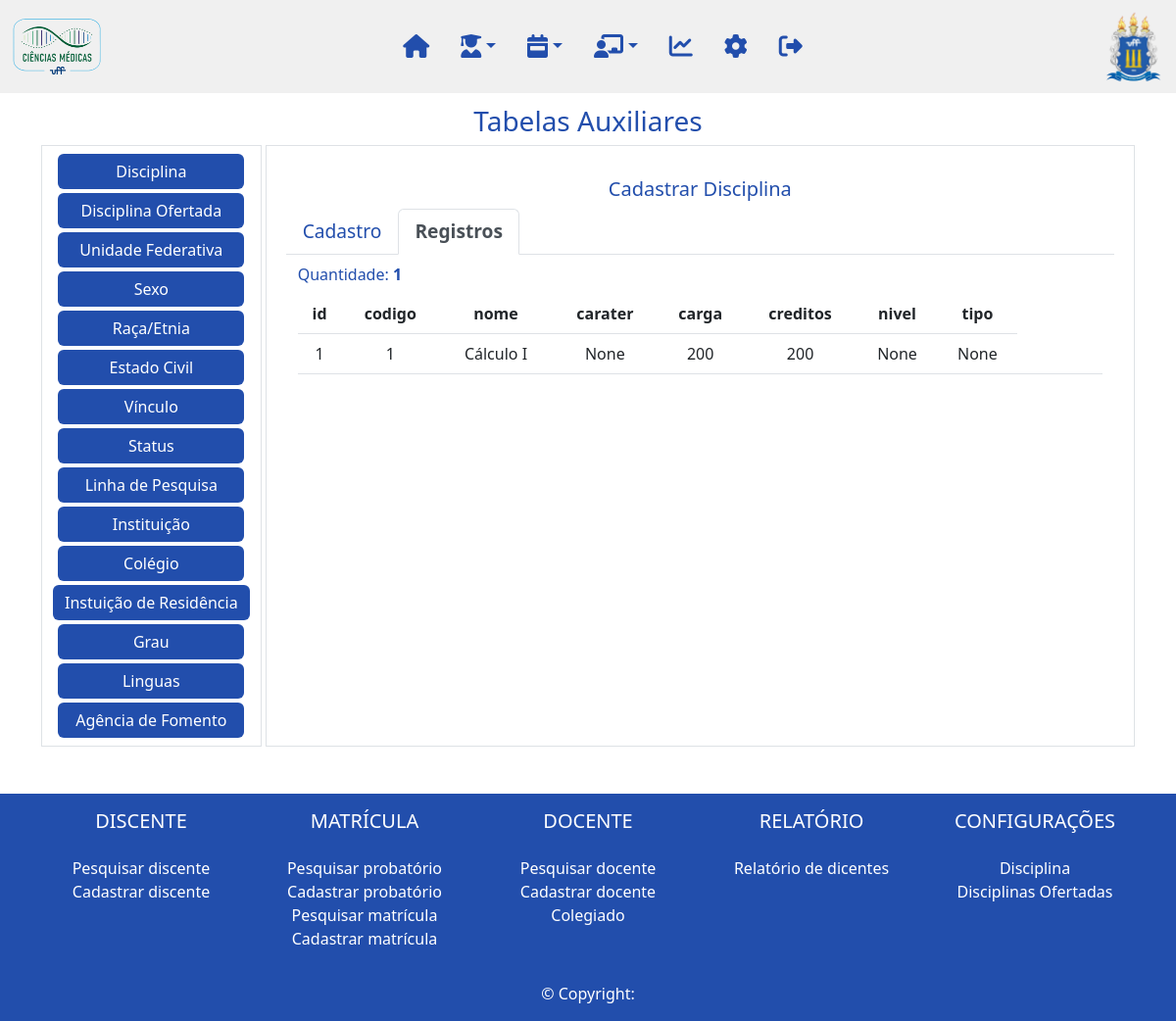
Screenshot of /config/lista_tabelas/ with the database file from the repository.
### disciplina/models.py (models this page shows)
class Disciplina(models.Model):
    codigo = models.CharField(max_length=20)
    nome = models.CharField(max_length=200)
    carater = models.CharField(max_length=200, null=True, blank=True)
    carga = models.IntegerField()
    creditos = models.IntegerField()
    nivel = models.CharField(max_length=100, null=True, blank=True)
    tipo = models.CharField(max_length=100, null=True, blank=True)
    def __str__(self):
        return self.codigo+ ' - ' + self.nome

### config/views.py (the view, shortened to what this page needs)
# urls.py: path('lista_tabelas/', lista_tabelas, name='lista_tabelas'),
def lista_tabelas(request):
    form_disciplina = DisciplinaForm()
    form_disciplina_ofertada = DisciplinaOfertadaForm()
    form_unidade_federativa = UnidadeFederativaForm()
    form_sexo = SexoForm()
    form_estado_civil = EstadoCivilForm()
    form_etnia = EtniaForm()
    form_vinculo = VinculoForm()
    form_status = StatusOptionsForm()
    form_linha_pesquisa = LinhaPesquisaForm()
    form_instituicao = InstituicaoForm()
    form_colegio = ColegioForm()
    form_instituicao_residencia = InstituicaoResidenciaForm()
    form_grau = GrauForm()
    form_linguas = LinguasForm()
    form_agencia_fomento = AgenciaFomentoForm()
    context = {}
    try:
        disciplina = Disciplina.objects.all()
        context['disciplina'] = {
            'values': disciplina.values(),
            'colunas': disciplina.values()[0].keys(),
            'form': form_disciplina,
            'titulo': 'Disciplina',
            'tabela': 'disciplina'
        }
    except:
        context['disciplina'] = {
            'values': None,
            'colunas': None,
            'form': form_disciplina,
            'titulo': 'Disciplina',
            'tabela': 'disciplina'
        }
    try:
        disciplina_ofertada = DisciplinaOfertada.objects.all()
        context['disciplina_ofertada'] = {
            'values': disciplina_ofertada.values(),
            'colunas': disciplina_ofertada.values()[0].keys(),
            'form': form_disciplina_ofertada,
            'titulo': 'Disciplina Ofertada',
            'tabela': 'disciplina_ofertada'
        }
    except:
        context['disciplina_ofertada'] = {
            'values': None,
            'colunas': None,
            'form': form_disciplina_ofertada,
            'titulo': 'Disciplina Ofertada',
            'tabela': 'disciplina_ofertada'
        }
    try:
        unidade_federativa = UnidadeFederativa.objects.all()
        context['unidade_federativa'] = {
            'values': unidade_federativa.values(),
            'colunas': unidade_federativa.values()[0].keys(),
            'form': form_unidade_federativa,
            'titulo': 'Unidade Federativa',
            'tabela': 'unidade_federativa'
        }
    except:
        context['unidade_federativa'] = {
            'values': None,
            'colunas': None,
            'form': form_unidade_federativa,
            'titulo': 'Unidade Federativa',
            'tabela': 'unidade_federativa'
        }
    try:
        sexo = Sexo.objects.all()
        context['sexo'] = {
            'values': sexo.values(),
            'colunas': sexo.values()[0].keys(),
            'form': form_sexo,
            'titulo': 'Sexo',
            'tabela': 'sexo'
        }
    except:
        context['sexo'] = {
            'values': None,
            'colunas': None,
            'form': form_sexo,
            'titulo': 'Sexo',
            'tabela': 'sexo'
        }
    try:
        etnia = Etnia.objects.all()
        context['etnia'] = {
            'values': etnia.values(),
            'colunas': etnia.values()[0].keys(),
            'form': form_etnia,
            'titulo': 'Raça/Etnia',
            'tabela': 'etnia'
        }
    except:
        context['etnia'] = {
            'values': None,
            'colunas': None,
            'form': form_etnia,
            'titulo': 'Raça/Etnia',
            'tabela': 'etnia'
        }
    try:
        estado_civil = EstadoCivil.objects.all()
        context['estado_civil'] = {
            'values': estado_civil.values(),
            'colunas': estado_civil.values()[0].keys(),
            'form': form_estado_civil,
            'titulo': 'Estado Civil',
            'tabela': 'estado_civil'
        }
    except:
        context['estado_civil'] = {
            'values': None,
            'colunas': None,
            'form': form_estado_civil,
            'titulo': 'Estado Civil',
            'tabela': 'estado_civil'
        }
    try:
        vinculo = Vinculo.objects.all()
        context['vinculo'] = {
            'values': vinculo.values(),
            'colunas': vinculo.values()[0].keys(),
            'form': form_vinculo,
            'titulo': 'Vínculo',
            'tabela': 'vinculo'
        }
    except:
        context['vinculo'] = {
            'values': None,
            'colunas': None,
            'form': form_vinculo,
            'titulo': 'Vínculo',
            'tabela': 'vinculo'
        }
    try:
        status = StatusOptions.objects.all()
        context['status'] = {
            'values': status.values(),
            'colunas': status.values()[0].keys(),
            'form': form_status,
            'titulo': 'Status',
            'tabela': 'status'
        }
    except:
        context['status'] = {
            'values': None,
            'colunas': None,
            'form': form_status,
            'titulo': 'Status',
            'tabela': 'status'
        }
    try:
        linha_pesquisa = LinhaPesquisa.objects.all()
        context['linha_pesquisa'] = {
            'values': linha_pesquisa.values(),
            'colunas': linha_pesquisa.values()[0].keys(),
            'form': form_linha_pesquisa,
            'titulo': 'Linha de Pesquisa',
            'tabela': 'linha_pesquisa'
        }
    except:
        context['linha_pesquisa'] = {
            'values': None,
            'colunas': None,
            'form': form_linha_pesquisa,
            'titulo': 'Linha de Pesquisa',
            'tabela': 'linha_pesquisa'
        }
    try:
        instituicao = Instituicao.objects.all()
        context['instituicao'] = {
            'values': instituicao.values(),
            'colunas': instituicao.values()[0].keys(),
            'form': form_instituicao,
            'titulo': 'Instituição',
            'tabela': 'instituicao'
        }
    except:
        context['instituicao'] = {
            'values': None,
            'colunas': None,
            'form': form_instituicao,
            'titulo': 'Instituição',
            'tabela': 'instituicao'
        }
    try:
        colegio = Colegio.objects.all()
        context['colegio'] = {
            'values': colegio.values(),
            'colunas': colegio.values()[0].keys(),
            'form': form_colegio,
            'titulo': 'Colégio',
            'tabela': 'colegio'
        }
    except:
        context['colegio'] = {
            'values': None,
            'colunas': None,
            'form': form_colegio,
            'titulo': 'Colégio',
            'tabela': 'colegio'
        }
    try:
        instituicao_residencia = InstituicaoResidencia.objects.all()
        context['instituicao_residencia'] = {
            'values': instituicao_residencia.values(),
            'colunas': instituicao_residencia.values()[0].keys(),
            'form': form_instituicao_residencia,
            'titulo': 'Instuição de Residência',
            'tabela': 'instituicao_residencia'
        }
    except:
        context['instituicao_residencia'] = {
            'values': None,
            'colunas': None,
            'form': form_instituicao_residencia,
            'titulo': 'Instuição de Residência',
            'tabela': 'instituicao_residencia'
        }
    try:
        grau = Grau.objects.all()
        context['grau'] = {
            'values': grau.values(),
            'colunas': grau.values()[0].keys(),
            'form': form_grau,
            'titulo': 'Grau',
            'tabela': 'grau'
        }
    except:
        context['grau'] = {
            'values': None,
            'colunas': None,
            'form': form_grau,
            'titulo': 'Grau',
            'tabela': 'grau'
        }
    try:
        linguas = Linguas.objects.all()
        context['linguas'] = {
            'values': linguas.values(),
            'colunas': linguas.values()[0].keys(),
            'form': form_linguas,
            'titulo': 'Linguas',
            'tabela': 'linguas'
        }
    except:
        context['linguas'] = {
            'values': None,
            'colunas': None,
            'form': form_linguas,
            'titulo': 'Linguas',
            'tabela': 'linguas'
        }
    try:
        agencia_fomento = AgenciaFomento.objects.all()
        context['agencia_fomento'] = {
            'values': agencia_fomento.values(),
            'colunas': agencia_fomento.values()[0].keys(),
            'form': form_agencia_fomento,
            'titulo': 'Agência de Fomento',
            'tabela': 'agencia_fomento'
        }
    except:
        context['agencia_fomento'] = {
            'values': None,
            'colunas': None,
            'form': form_agencia_fomento,
            'titulo': 'Agência de Fomento',
            'tabela': 'agencia_fomento'
        }
    return render(request, "lista_tabelas.html", {'context': context})

### professor/models.py (called while the page is built)
      def __str__(self):
            return  self.nome

### config/templates/lista_tabelas.html (shortened to what this page needs)
{% extends "base.html" %}
{% load static %}
{% load crispy_forms_tags %}
{% block content %}
    {% include 'navbar.html' %}
    <div class="body container">
        <h3 class="text-center">Tabelas Auxiliares</h3>
        <div class="d-flex gap-1">
            <div class="border p-2 w-25">
                <ul class="nav nav-pills nav-stacked flex-row gap-1 justify-content-center">
                    {% for k,v in context.items %}
                    <li><a href="#{{v.tabela}}" class="btn btn-primary" style="min-width:190px;" data-toggle="pill">{{v.titulo}}</a></li>
                    {% endfor %}
                </ul>
            </div>
            <div class="float-right w-100 border p-2">
                <div class="tab-content">
                    {% for k,v in context.items %}
                        {% if forloop.counter == 1 %}
                            {% include 'tabelas_auxiliares/cadastra_disciplina.html' with titulo=v.titulo tabela=v.tabela objeto=v active='active' %}
                        {% endif %}
                    {% endfor %}
                </div>
            </div>
        </div>
    </div>
    {% include 'footer.html' %}
{% endblock %}

### config/templates/tabelas_auxiliares/cadastra_disciplina.html (shortened to what this page needs)
{% load crispy_forms_tags %}
<div  id="{{tabela}}" class="tab-pane container pt-4 {{active}}">
    <h5>Cadastrar {{titulo}}</h5>
    <ul class="nav nav-tabs">
        <li class="nav-item">
            <a class="nav-link {% if objeto.values is None %}active{% endif %}" data-toggle="tab" href="#id_cadastro_{{tabela}}">Cadastro</a>
        </li>
        {% if objeto.values is not None %}
        <li class="nav-item">
            <a class="nav-link active" data-toggle="tab" href="#id_registros_{{tabela}}">Registros</a>
        </li>
        {% endif %}
    </ul>
    <div class="container my-2">
        <span>Quantidade: <b>{{objeto.values|length}}</b></span>
    </div>
    <div class="tab-content">
        {% if objeto.values is not None %}
            <div id="id_registros_{{tabela}}" class="tab-pane container active">
                <table class="table">
                    <thead>
                        {% for value in objeto.colunas %}
                        <th scope='col'>
                            <div class="d-flex justify-content-center gap-1">
                            {{value}}
                            </div>
                        </th>
                        {% endfor %}
                    </thead>
                    <tbody>
                        {% for r in objeto.values %}
                            <tr class='row-close'>
                                        {% for k, v in r.items %}
                                            <td>
                                                {% if v.0 == '#'  %}
                                                    <div class="d-flex justify-content-center gap-1" height="100" width="100" style="color: {{v}}">
                                                        <div style="height: 20px;width: 20px;background-color: {{v}}"></div>
                                                        <p>{{v}}</p>
                                                    </div>
                                                {% else %}
                                                <div class="d-flex justify-content-center gap-1">
                                                    {{v}}
                                                </div>
                                                {% endif %}
                                            </td>
                                        {% endfor %}
                                        <td>
                                            <div class="col-2">
                                                <a href="{% url "config:delete_object" tabela=tabela id=r.id %}" class="close"><i class="fa-solid fa-xmark"></i></a>
                                            </div>
                                        </td>
                                        <td>
                                            <div class="col-2">
                                                <a href="{% url "config:edit_object" tabela=tabela id=r.id %}" class="edit"><i class="fa-solid fa-edit"></i></a>
                                            </div>
                                        </td>
                        {% endfor %}
                    </tbody>
                </table>
            </div>
        {% endif %}
    </div>
</div>

### static/css/styles.css (style rules this page uses)
html { height:100% }
body { height: 100%; }
.body { position:relative; padding-top: 80pt; color: #224EAC; min-height: 80%; }
.nav-item { font-size:larger; text-transform: capitalize; }
ul { color: #224EAC !important; }
a { text-decoration: none; }
.nav-link { color: #224EAC; }
.nav-link.active { font-weight: 700; }
.btn-primary { background-color: #224EAC !important; border-style: none !important; }
h5 { text-align: center; }
.row-close .close { opacity: 100%; color: rgba(255, 255, 255, 0); }
.row-close .edit { opacity: 100%; color: rgba(255, 255, 255, 0); }

### rows the page displays
Disciplina: r "1" "1" "Cálculo I" "None" "200" "200" "None" "None"

### other values shown
{{ v.titulo }} "Disciplina" "Disciplina Ofertada" "Unidade Federativa" "Sexo" "Raça/Etnia" "Estado Civil" "Vínculo" "Status" "Linha de Pesquisa" "Instituição" "Colégio" "Instuição de Residência" "Grau" "Linguas" "Agência de Fomento"
{{ titulo }} "Disciplina"
{{ objeto.values|length }} "1"
{{ value }} "id" "codigo" "nome" "carater" "carga" "creditos" "nivel" "tipo"
